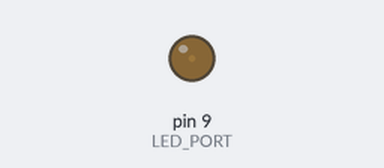
Recording of a sketch running on a simulated Arduino Uno, built with avr-gcc and run on an emulated ATmega328P. On the bench: output pins drawn as LEDs (lit = HIGH).

Above: at 0.05 s.
At 0.95 s:
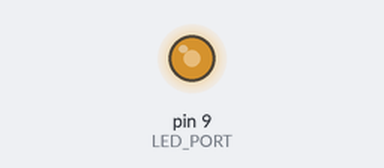
At 1.35 s:
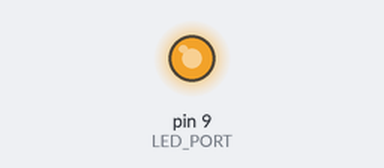
At 2.7 s:
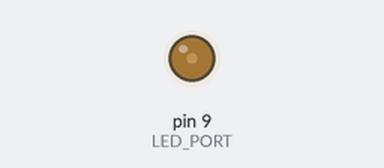
Timing chart, 0 to 7.0 s (numbered marks = the images above):
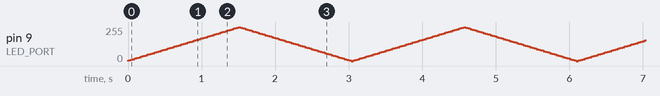

The sketch:

led.ino
```cpp
const int LED_PORT = 9;

int brightness = 0;
int fadeAmount = 5;

void setup() {
  // put your setup code here, to run once:
  pinMode(LED_PORT, OUTPUT);
  Serial.begin(9600);
}

void loop() {
  // put your main code here, to run repeatedly:
  brightness += fadeAmount;
  analogWrite(LED_PORT, brightness);
  if (brightness <= 0 || brightness >= 255) {
    fadeAmount = -fadeAmount;
  }

  delay(30);
}
```
